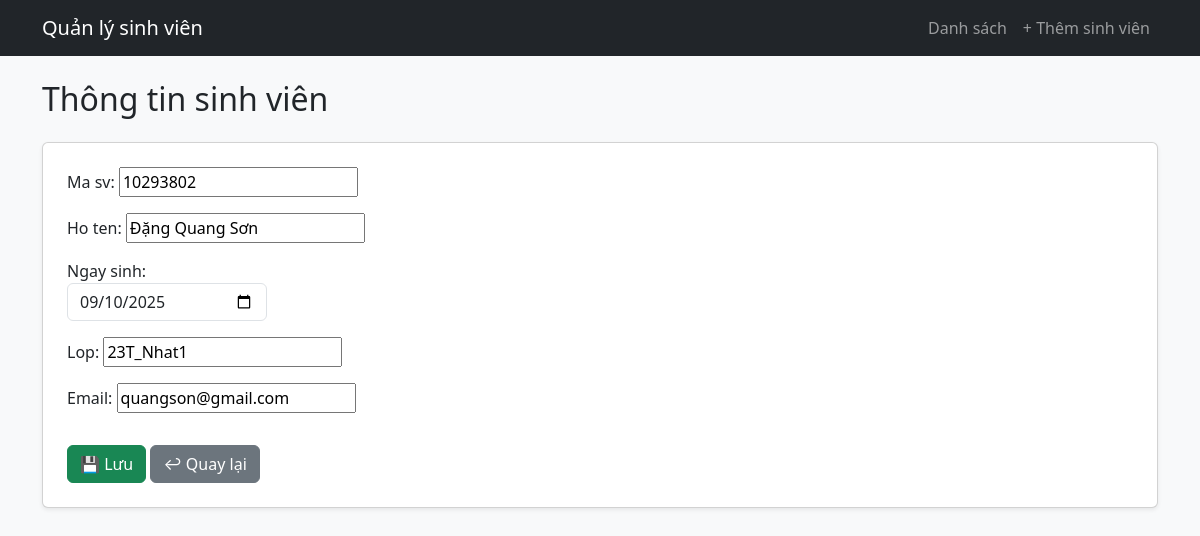
The app's page /students/edit/4/ with its own data.
### student/models.py (models this page shows, shortened)
class Student(models.Model):
    user = models.OneToOneField(User, on_delete=models.CASCADE, null=True, blank=True)
    ma_sv = models.CharField(max_length=20, unique=True)  # Mã sinh viên
    ho_ten = models.CharField(max_length=100)
    ngay_sinh = models.DateField()
    lop = models.CharField(max_length=50)
    email = models.EmailField(unique=True)

### student/views.py (the view)
# urls.py: path('edit/<int:pk>/', views.student_update, name='student_update'),
def student_update(request, pk):
    student = get_object_or_404(Student, pk=pk)
    if request.method == 'POST':
        form = StudentForm(request.POST, instance=student)
        if form.is_valid():
            form.save()
            return redirect('student_list')
    else:
        form = StudentForm(instance=student)
    return render(request, 'student/student_form.html', {'form': form})

### student/forms.py
class StudentForm(forms.ModelForm):
    ngay_sinh = forms.DateField(
        widget=forms.DateInput(
            attrs={
                'type': 'date',
                'class': 'form-control',
                'placeholder': 'Chọn ngày sinh',
                'style': 'max-width: 200px;'
            }
        )
    )
    class Meta:
        model = Student
        fields = ['ma_sv', 'ho_ten', 'ngay_sinh', 'lop', 'email']

### student/templates/student/student_form.html (shortened to what this page needs)
{% extends 'base.html' %}
{% block content %}
<h2 class="mb-4">Thông tin sinh viên</h2>
<form method="post" class="card p-4 shadow-sm">
    {{ form.as_p }}
    <div class="mt-3">
        <button type="submit" class="btn btn-success">💾 Lưu</button>
        <a href="{% url 'student_list' %}" class="btn btn-secondary">↩ Quay lại</a>
    </div>
</form>
{% endblock %}

### records on screen
Student: ma_sv "10293802", ho_ten "Đặng Quang Sơn", ngay_sinh "09/10/2025", lop "23T_Nhat1", email "quangson@gmail.com"
